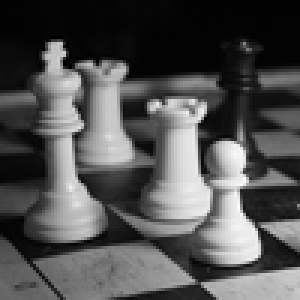
#> input picture grayscale.jpg, 100 x 100 px (shown 3 times larger)
$ python ex2.py
#> lines starting #> are read from the running program, lines starting #| are printed output that depends on the picture
import cv2
import numpy as np
from matplotlib import pyplot as plt

def increaseBrightness():
    G = cv2.imread("grayscale.jpg", 0)
#> G is the input picture: shape (100, 100); min 0, max 252, mean 81.3
    rows, cols = G.shape
#> rows = 100; cols = 100
    print("Nhap g:")
    g = int(input())
#> the answer given: 3
    for i in range(rows):
        for j in range(cols):
            if(G[i][j] + g < 256):
                G[i][j] = G[i][j] + g
            else:
                G[i][j] = 255
    cv2.imshow("G", G)
    cv2.waitKey(0)
increaseBrightness()
def reduceBrightness():
    G = cv2.imread("grayscale.jpg", 0)
    rows, cols = G.shape
#> rows = 100; cols = 100
    print("Nhap g:")
    g = int(input())
#> the answer given: 3
    for i in range(rows):
        for j in range(cols):
            if(G[i][j] - g > 0):
                G[i][j] = G[i][j] - g
            else:
                G[i][j] = 0
    cv2.imshow("G", G)
    cv2.waitKey(0)
reduceBrightness()

def Gamma():
    print("Nhap gamma:")
    y = int(input())
#> the answer given: 3
    G = cv2.imread("grayscale.jpg", 0)
    rows, cols = G.shape
#> rows = 100; cols = 100
    if(y > 1.0):
        print("Tăng gamma: ")
    else:
        print("Giảm gamma: ")
    for i in range(rows):
        for j in range(cols):
            G[i][j] = 255 * pow(G[i][j]/255, 1/y)
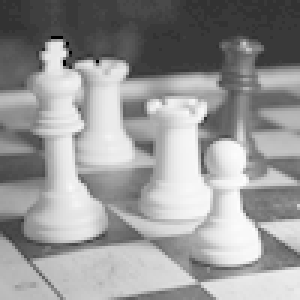
#> G: shape (100, 100) (shown 3 times larger); min 0, max 253, mean 151.7
    cv2.imshow("G", G)
    cv2.waitKey(0)
Gamma()
